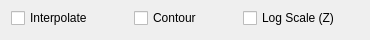
    <widget class="QWidget" name="page_6">
     <widget class="QPushButton" name="btn2DRight">
      <property name="geometry">
       <rect>
        <x>345</x>
        <y>0</y>
        <width>16</width>
        <height>16</height>
       </rect>
      </property>
      <property name="sizePolicy">
       <sizepolicy hsizetype="Fixed" vsizetype="Fixed">
        <horstretch>0</horstretch>
        <verstretch>0</verstretch>
       </sizepolicy>
      </property>
      <property name="focusPolicy">
       <enum>Qt::NoFocus</enum>
      </property>
      <property name="text">
       <string/>
      </property>
      <property name="icon">
       <iconset resource="../include/icons.qrc">
        <normaloff>:/icons/images/rightArrow.png</normaloff>:/icons/images/rightArrow.png</iconset>
      </property>
      <property name="iconSize">
       <size>
        <width>16</width>
        <height>16</height>
       </size>
      </property>
      <property name="flat">
       <bool>true</bool>
      </property>
     </widget>
     <widget class="QWidget" name="gridLayoutWidget_5">
      <property name="geometry">
       <rect>
        <x>5</x>
        <y>5</y>
        <width>341</width>
        <height>26</height>
       </rect>
      </property>
      <layout class="QGridLayout" name="gridLayout_5">
       <item row="0" column="0">
        <widget class="QCheckBox" name="chkInterpolate">
         <property name="sizePolicy">
          <sizepolicy hsizetype="Fixed" vsizetype="Fixed">
           <horstretch>0</horstretch>
           <verstretch>0</verstretch>
          </sizepolicy>
         </property>
         <property name="text">
          <string>Interpolate</string>
         </property>
        </widget>
       </item>
       <item row="0" column="2">
        <widget class="QCheckBox" name="chkContour">
         <property name="sizePolicy">
          <sizepolicy hsizetype="Fixed" vsizetype="Fixed">
           <horstretch>0</horstretch>
           <verstretch>0</verstretch>
          </sizepolicy>
         </property>
         <property name="text">
          <string>Contour</string>
         </property>
        </widget>
       </item>
       <item row="0" column="4">
        <widget class="QCheckBox" name="chkLogz">
         <property name="sizePolicy">
          <sizepolicy hsizetype="Fixed" vsizetype="Fixed">
           <horstretch>0</horstretch>
           <verstretch>0</verstretch>
          </sizepolicy>
         </property>
         <property name="text">
          <string>Log Scale (Z)</string>
         </property>
        </widget>
       </item>
       <item row="0" column="1">
        <spacer name="horizontalSpacer_15">
         <property name="orientation">
          <enum>Qt::Horizontal</enum>
         </property>
         <property name="sizeType">
          <enum>QSizePolicy::Fixed</enum>
         </property>
         <property name="sizeHint" stdset="0">
          <size>
           <width>29</width>
           <height>20</height>
          </size>
         </property>
        </spacer>
       </item>
       <item row="0" column="3">
        <spacer name="horizontalSpacer_16">
         <property name="orientation">
          <enum>Qt::Horizontal</enum>
         </property>
         <property name="sizeType">
          <enum>QSizePolicy::Fixed</enum>
         </property>
         <property name="sizeHint" stdset="0">
          <size>
           <width>29</width>
           <height>20</height>
          </size>
         </property>
        </spacer>
       </item>
      </layout>
     </widget>
    </widget>
